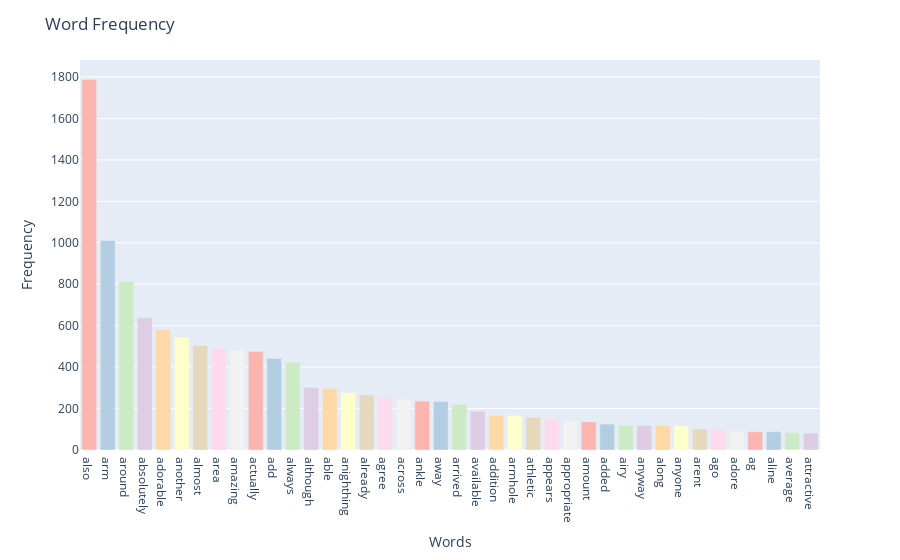

The notebook cell this image was saved under:
### Code cell
import pandas as pd
import plotly.express as px

# Assuming word_freq is a DataFrame containing the word frequencies
# Sort the DataFrame by frequency in descending order
word_freq.sort_values('freq', ascending=False, inplace=True)

# Reset the index (and drop the existing 'level_0' column)
word_freq.reset_index(drop=True, inplace=True)

# Create the bar graph using Plotly Express
fig = px.bar(word_freq, x='index', y='freq', color='index', color_discrete_sequence=px.colors.qualitative.Pastel1)

# Customize the layout
fig.update_layout(
    title='Word Frequency',
    xaxis_title='Words',
    yaxis_title='Frequency',
    showlegend=False  # Hide the legend
)

# Show the plot
fig.show()

### Figure 1 — Plotly figure (JSON) as saved in the notebook; plotly's stock layout.template omitted (floating-point values rounded to 4 significant figures)
{"data": [{"alignmentgroup": "True", "hovertemplate": "index=%{x}<br>freq=%{y}<extra></extra>", "legendgroup": "also", "marker": {"color": "rgb(251,180,174)", "pattern": {"shape": ""}}, "name": "also", "offsetgroup": "also", "orientation": "v", "showlegend": true, "textposition": "auto", "type": "bar", "x": ["also"], "xaxis": "x", "y": [1788], "yaxis": "y"}, {"alignmentgroup": "True", "hovertemplate": "index=%{x}<br>freq=%{y}<extra></extra>", "legendgroup": "arm", "marker": {"color": "rgb(179,205,227)", "pattern": {"shape": ""}}, "name": "arm", "offsetgroup": "arm", "orientation": "v", "showlegend": true, "textposition": "auto", "type": "bar", "x": ["arm"], "xaxis": "x", "y": [1011], "yaxis": "y"}, {"alignmentgroup": "True", "hovertemplate": "index=%{x}<br>freq=%{y}<extra></extra>", "legendgroup": "around", "marker": {"color": "rgb(204,235,197)", "pattern": {"shape": ""}}, "name": "around", "offsetgroup": "around", "orientation": "v", "showlegend": true, "textposition": "auto", "type": "bar", "x": ["around"], "xaxis": "x", "y": [813], "yaxis": "y"}, {"alignmentgroup": "True", "hovertemplate": "index=%{x}<br>freq=%{y}<extra></extra>", "legendgroup": "absolutely", "marker": {"color": "rgb(222,203,228)", "pattern": {"shape": ""}}, "name": "absolutely", "offsetgroup": "absolutely", "orientation": "v", "showlegend": true, "textposition": "auto", "type": "bar", "x": ["absolutely"], "xaxis": "x", "y": [638], "yaxis": "y"}, {"alignmentgroup": "True", "hovertemplate": "index=%{x}<br>freq=%{y}<extra></extra>", "legendgroup": "adorable", "marker": {"color": "rgb(254,217,166)", "pattern": {"shape": ""}}, "name": "adorable", "offsetgroup": "adorable", "orientation": "v", "showlegend": true, "textposition": "auto", "type": "bar", "x": ["adorable"], "xaxis": "x", "y": [580], "yaxis": "y"}, {"alignmentgroup": "True", "hovertemplate": "index=%{x}<br>freq=%{y}<extra></extra>", "legendgroup": "another", "marker": {"color": "rgb(255,255,204)", "pattern": {"shape": ""}}, "name": "another", "offsetgroup": "another", "orientation": "v", "showlegend": true, "textposition": "auto", "type": "bar", "x": ["another"], "xaxis": "x", "y": [543], "yaxis": "y"}, {"alignmentgroup": "True", "hovertemplate": "index=%{x}<br>freq=%{y}<extra></extra>", "legendgroup": "almost", "marker": {"color": "rgb(229,216,189)", "pattern": {"shape": ""}}, "name": "almost", "offsetgroup": "almost", "orientation": "v", "showlegend": true, "textposition": "auto", "type": "bar", "x": ["almost"], "xaxis": "x", "y": [506], "yaxis": "y"}, {"alignmentgroup": "True", "hovertemplate": "index=%{x}<br>freq=%{y}<extra></extra>", "legendgroup": "area", "marker": {"color": "rgb(253,218,236)", "pattern": {"shape": ""}}, "name": "area", "offsetgroup": "area", "orientation": "v", "showlegend": true, "textposition": "auto", "type": "bar", "x": ["area"], "xaxis": "x", "y": [491], "yaxis": "y"}, {"alignmentgroup": "True", "hovertemplate": "index=%{x}<br>freq=%{y}<extra></extra>", "legendgroup": "amazing", "marker": {"color": "rgb(242,242,242)", "pattern": {"shape": ""}}, "name": "amazing", "offsetgroup": "amazing", "orientation": "v", "showlegend": true, "textposition": "auto", "type": "bar", "x": ["amazing"], "xaxis": "x", "y": [479], "yaxis": "y"}, {"alignmentgroup": "True", "hovertemplate": "index=%{x}<br>freq=%{y}<extra></extra>", "legendgroup": "actually", "marker": {"color": "rgb(251,180,174)", "pattern": {"shape": ""}}, "name": "actually", "offsetgroup": "actually", "orientation": "v", "showlegend": true, "textposition": "auto", "type": "bar", "x": ["actually"], "xaxis": "x", "y": [475], "yaxis": "y"}, {"alignmentgroup": "True", "hovertemplate": "index=%{x}<br>freq=%{y}<extra></extra>", "legendgroup": "add", "marker": {"color": "rgb(179,205,227)", "pattern": {"shape": ""}}, "name": "add", "offsetgroup": "add", "orientation": "v", "showlegend": true, "textposition": "auto", "type": "bar", "x": ["add"], "xaxis": "x", "y": [442], "yaxis": "y"}, {"alignmentgroup": "True", "hovertemplate": "index=%{x}<br>freq=%{y}<extra></extra>", "legendgroup": "always", "marker": {"color": "rgb(204,235,197)", "pattern": {"shape": ""}}, "name": "always", "offsetgroup": "always", "orientation": "v", "showlegend": true, "textposition": "auto", "type": "bar", "x": ["always"], "xaxis": "x", "y": [423], "yaxis": "y"}, {"alignmentgroup": "True", "hovertemplate": "index=%{x}<br>freq=%{y}<extra></extra>", "legendgroup": "although", "marker": {"color": "rgb(222,203,228)", "pattern": {"shape": ""}}, "name": "although", "offsetgroup": "although", "orientation": "v", "showlegend": true, "textposition": "auto", "type": "bar", "x": ["although"], "xaxis": "x", "y": [302], "yaxis": "y"}, {"alignmentgroup": "True", "hovertemplate": "index=%{x}<br>freq=%{y}<extra></extra>", "legendgroup": "able", "marker": {"color": "rgb(254,217,166)", "pattern": {"shape": ""}}, "name": "able", "offsetgroup": "able", "orientation": "v", "showlegend": true, "textposition": "auto", "type": "bar", "x": ["able"], "xaxis": "x", "y": [296], "yaxis": "y"}, {"alignmentgroup": "True", "hovertemplate": "index=%{x}<br>freq=%{y}<extra></extra>", "legendgroup": "anighthing", "marker": {"color": "rgb(255,255,204)", "pattern": {"shape": ""}}, "name": "anighthing", "offsetgroup": "anighthing", "orientation": "v", "showlegend": true, "textposition": "auto", "type": "bar", "x": ["anighthing"], "xaxis": "x", "y": [277], "yaxis": "y"}, {"alignmentgroup": "True", "hovertemplate": "index=%{x}<br>freq=%{y}<extra></extra>", "legendgroup": "already", "marker": {"color": "rgb(229,216,189)", "pattern": {"shape": ""}}, "name": "already", "offsetgroup": "already", "orientation": "v", "showlegend": true, "textposition": "auto", "type": "bar", "x": ["already"], "xaxis": "x", "y": [266], "yaxis": "y"}, {"alignmentgroup": "True", "hovertemplate": "index=%{x}<br>freq=%{y}<extra></extra>", "legendgroup": "agree", "marker": {"color": "rgb(253,218,236)", "pattern": {"shape": ""}}, "name": "agree", "offsetgroup": "agree", "orientation": "v", "showlegend": true, "textposition": "auto", "type": "bar", "x": ["agree"], "xaxis": "x", "y": [251], "yaxis": "y"}, {"alignmentgroup": "True", "hovertemplate": "index=%{x}<br>freq=%{y}<extra></extra>", "legendgroup": "across", "marker": {"color": "rgb(242,242,242)", "pattern": {"shape": ""}}, "name": "across", "offsetgroup": "across", "orientation": "v", "showlegend": true, "textposition": "auto", "type": "bar", "x": ["across"], "xaxis": "x", "y": [243], "yaxis": "y"}, {"alignmentgroup": "True", "hovertemplate": "index=%{x}<br>freq=%{y}<extra></extra>", "legendgroup": "ankle", "marker": {"color": "rgb(251,180,174)", "pattern": {"shape": ""}}, "name": "ankle", "offsetgroup": "ankle", "orientation": "v", "showlegend": true, "textposition": "auto", "type": "bar", "x": ["ankle"], "xaxis": "x", "y": [236], "yaxis": "y"}, {"alignmentgroup": "True", "hovertemplate": "index=%{x}<br>freq=%{y}<extra></extra>", "legendgroup": "away", "marker": {"color": "rgb(179,205,227)", "pattern": {"shape": ""}}, "name": "away", "offsetgroup": "away", "orientation": "v", "showlegend": true, "textposition": "auto", "type": "bar", "x": ["away"], "xaxis": "x", "y": [234], "yaxis": "y"}, {"alignmentgroup": "True", "hovertemplate": "index=%{x}<br>freq=%{y}<extra></extra>", "legendgroup": "arrived", "marker": {"color": "rgb(204,235,197)", "pattern": {"shape": ""}}, "name": "arrived", "offsetgroup": "arrived", "orientation": "v", "showlegend": true, "textposition": "auto", "type": "bar", "x": ["arrived"], "xaxis": "x", "y": [220], "yaxis": "y"}, {"alignmentgroup": "True", "hovertemplate": "index=%{x}<br>freq=%{y}<extra></extra>", "legendgroup": "available", "marker": {"color": "rgb(222,203,228)", "pattern": {"shape": ""}}, "name": "available", "offsetgroup": "available", "orientation": "v", "showlegend": true, "textposition": "auto", "type": "bar", "x": ["available"], "xaxis": "x", "y": [187], "yaxis": "y"}, {"alignmentgroup": "True", "hovertemplate": "index=%{x}<br>freq=%{y}<extra></extra>", "legendgroup": "addition", "marker": {"color": "rgb(254,217,166)", "pattern": {"shape": ""}}, "name": "addition", "offsetgroup": "addition", "orientation": "v", "showlegend": true, "textposition": "auto", "type": "bar", "x": ["addition"], "xaxis": "x", "y": [167], "yaxis": "y"}, {"alignmentgroup": "True", "hovertemplate": "index=%{x}<br>freq=%{y}<extra></extra>", "legendgroup": "armhole", "marker": {"color": "rgb(255,255,204)", "pattern": {"shape": ""}}, "name": "armhole", "offsetgroup": "armhole", "orientation": "v", "showlegend": true, "textposition": "auto", "type": "bar", "x": ["armhole"], "xaxis": "x", "y": [165], "yaxis": "y"}, {"alignmentgroup": "True", "hovertemplate": "index=%{x}<br>freq=%{y}<extra></extra>", "legendgroup": "athletic", "marker": {"color": "rgb(229,216,189)", "pattern": {"shape": ""}}, "name": "athletic", "offsetgroup": "athletic", "orientation": "v", "showlegend": true, "textposition": "auto", "type": "bar", "x": ["athletic"], "xaxis": "x", "y": [158], "yaxis": "y"}, {"alignmentgroup": "True", "hovertemplate": "index=%{x}<br>freq=%{y}<extra></extra>", "legendgroup": "appears", "marker": {"color": "rgb(253,218,236)", "pattern": {"shape": ""}}, "name": "appears", "offsetgroup": "appears", "orientation": "v", "showlegend": true, "textposition": "auto", "type": "bar", "x": ["appears"], "xaxis": "x", "y": [147], "yaxis": "y"}, {"alignmentgroup": "True", "hovertemplate": "index=%{x}<br>freq=%{y}<extra></extra>", "legendgroup": "appropriate", "marker": {"color": "rgb(242,242,242)", "pattern": {"shape": ""}}, "name": "appropriate", "offsetgroup": "appropriate", "orientation": "v", "showlegend": true, "textposition": "auto", "type": "bar", "x": ["appropriate"], "xaxis": "x", "y": [143], "yaxis": "y"}, {"alignmentgroup": "True", "hovertemplate": "index=%{x}<br>freq=%{y}<extra></extra>", "legendgroup": "amount", "marker": {"color": "rgb(251,180,174)", "pattern": {"shape": ""}}, "name": "amount", "offsetgroup": "amount", "orientation": "v", "showlegend": true, "textposition": "auto", "type": "bar", "x": ["amount"], "xaxis": "x", "y": [136], "yaxis": "y"}, {"alignmentgroup": "True", "hovertemplate": "index=%{x}<br>freq=%{y}<extra></extra>", "legendgroup": "added", "marker": {"color": "rgb(179,205,227)", "pattern": {"shape": ""}}, "name": "added", "offsetgroup": "added", "orientation": "v", "showlegend": true, "textposition": "auto", "type": "bar", "x": ["added"], "xaxis": "x", "y": [125], "yaxis": "y"}, {"alignmentgroup": "True", "hovertemplate": "index=%{x}<br>freq=%{y}<extra></extra>", "legendgroup": "airy", "marker": {"color": "rgb(204,235,197)", "pattern": {"shape": ""}}, "name": "airy", "offsetgroup": "airy", "orientation": "v", "showlegend": true, "textposition": "auto", "type": "bar", "x": ["airy"], "xaxis": "x", "y": [120], "yaxis": "y"}, {"alignmentgroup": "True", "hovertemplate": "index=%{x}<br>freq=%{y}<extra></extra>", "legendgroup": "anyway", "marker": {"color": "rgb(222,203,228)", "pattern": {"shape": ""}}, "name": "anyway", "offsetgroup": "anyway", "orientation": "v", "showlegend": true, "textposition": "auto", "type": "bar", "x": ["anyway"], "xaxis": "x", "y": [119], "yaxis": "y"}, {"alignmentgroup": "True", "hovertemplate": "index=%{x}<br>freq=%{y}<extra></extra>", "legendgroup": "along", "marker": {"color": "rgb(254,217,166)", "pattern": {"shape": ""}}, "name": "along", "offsetgroup": "along", "orientation": "v", "showlegend": true, "textposition": "auto", "type": "bar", "x": ["along"], "xaxis": "x", "y": [118], "yaxis": "y"}, {"alignmentgroup": "True", "hovertemplate": "index=%{x}<br>freq=%{y}<extra></extra>", "legendgroup": "anyone", "marker": {"color": "rgb(255,255,204)", "pattern": {"shape": ""}}, "name": "anyone", "offsetgroup": "anyone", "orientation": "v", "showlegend": true, "textposition": "auto", "type": "bar", "x": ["anyone"], "xaxis": "x", "y": [116], "yaxis": "y"}, {"alignmentgroup": "True", "hovertemplate": "index=%{x}<br>freq=%{y}<extra></extra>", "legendgroup": "arent", "marker": {"color": "rgb(229,216,189)", "pattern": {"shape": ""}}, "name": "arent", "offsetgroup": "arent", "orientation": "v", "showlegend": true, "textposition": "auto", "type": "bar", "x": ["arent"], "xaxis": "x", "y": [102], "yaxis": "y"}, {"alignmentgroup": "True", "hovertemplate": "index=%{x}<br>freq=%{y}<extra></extra>", "legendgroup": "ago", "marker": {"color": "rgb(253,218,236)", "pattern": {"shape": ""}}, "name": "ago", "offsetgroup": "ago", "orientation": "v", "showlegend": true, "textposition": "auto", "type": "bar", "x": ["ago"], "xaxis": "x", "y": [99], "yaxis": "y"}, {"alignmentgroup": "True", "hovertemplate": "index=%{x}<br>freq=%{y}<extra></extra>", "legendgroup": "adore", "marker": {"color": "rgb(242,242,242)", "pattern": {"shape": ""}}, "name": "adore", "offsetgroup": "adore", "orientation": "v", "showlegend": true, "textposition": "auto", "type": "bar", "x": ["adore"], "xaxis": "x", "y": [90], "yaxis": "y"}, {"alignmentgroup": "True", "hovertemplate": "index=%{x}<br>freq=%{y}<extra></extra>", "legendgroup": "ag", "marker": {"color": "rgb(251,180,174)", "pattern": {"shape": ""}}, "name": "ag", "offsetgroup": "ag", "orientation": "v", "showlegend": true, "textposition": "auto", "type": "bar", "x": ["ag"], "xaxis": "x", "y": [88], "yaxis": "y"}, {"alignmentgroup": "True", "hovertemplate": "index=%{x}<br>freq=%{y}<extra></extra>", "legendgroup": "aline", "marker": {"color": "rgb(179,205,227)", "pattern": {"shape": ""}}, "name": "aline", "offsetgroup": "aline", "orientation": "v", "showlegend": true, "textposition": "auto", "type": "bar", "x": ["aline"], "xaxis": "x", "y": [88], "yaxis": "y"}, {"alignmentgroup": "True", "hovertemplate": "index=%{x}<br>freq=%{y}<extra></extra>", "legendgroup": "average", "marker": {"color": "rgb(204,235,197)", "pattern": {"shape": ""}}, "name": "average", "offsetgroup": "average", "orientation": "v", "showlegend": true, "textposition": "auto", "type": "bar", "x": ["average"], "xaxis": "x", "y": [85], "yaxis": "y"}, {"alignmentgroup": "True", "hovertemplate": "index=%{x}<br>freq=%{y}<extra></extra>", "legendgroup": "attractive", "marker": {"color": "rgb(222,203,228)", "pattern": {"shape": ""}}, "name": "attractive", "offsetgroup": "attractive", "orientation": "v", "showlegend": true, "textposition": "auto", "type": "bar", "x": ["attractive"], "xaxis": "x", "y": [82], "yaxis": "y"}], "layout": {"barmode": "relative", "legend": {"title": {"text": "index"}, "tracegroupgap": 0}, "margin": {"t": 60}, "showlegend": false, "title": {"text": "Word Frequency"}, "xaxis": {"anchor": "y", "categoryarray": ["also", "arm", "around", "absolutely", "adorable", "another", "almost", "area", "amazing", "actually", "add", "always", "although", "able", "anighthing", "already", "agree", "across", "ankle", "away", "arrived", "available", "addition", "armhole", "athletic", "appears", "appropriate", "amount", "added", "airy", "anyway", "along", "anyone", "arent", "ago", "adore", "ag", "aline", "average", "attractive"], "categoryorder": "array", "domain": [0, 1], "title": {"text": "Words"}}, "yaxis": {"anchor": "x", "domain": [0, 1], "title": {"text": "Frequency"}}}}
